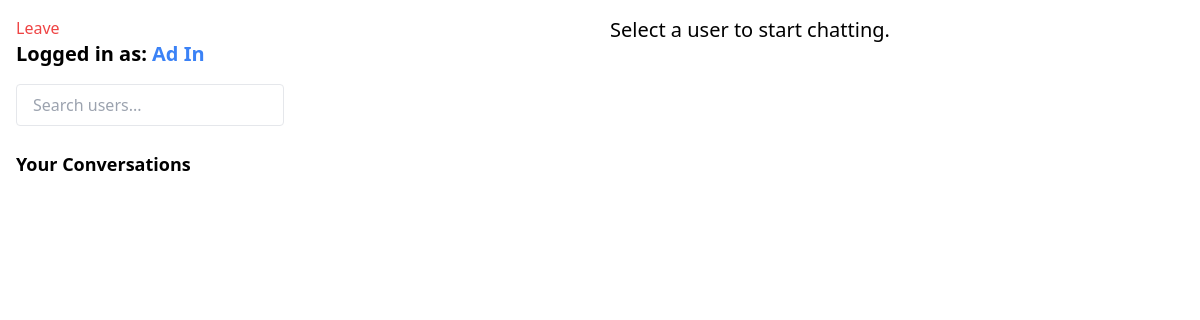
Before: /chat_app/index.php (signed in) with the older database file.
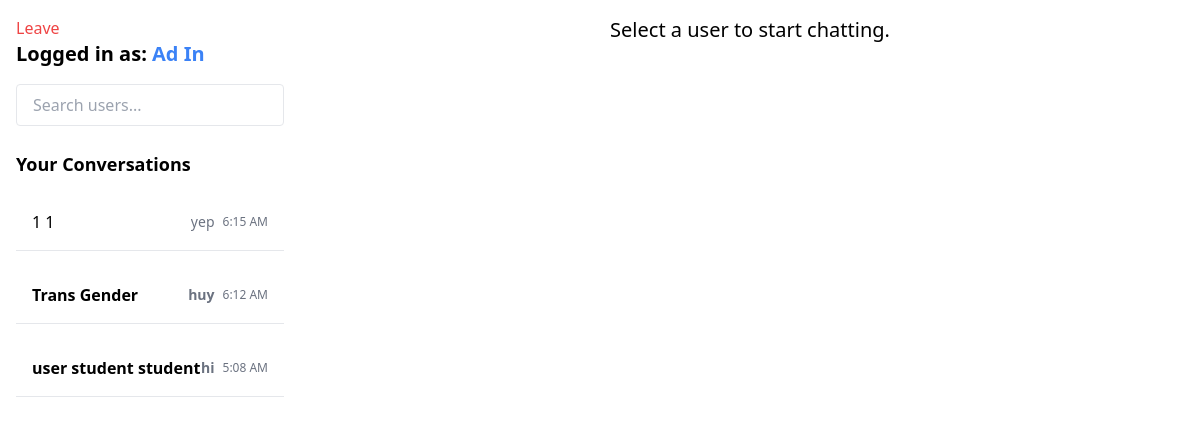
After: the same page with the newer database file.
### tables this page shows
CREATE TABLE `users_info` (
  `IDno` varchar(11) NOT NULL,
  `Fname` varchar(50) DEFAULT NULL,
  `Sname` varchar(50) DEFAULT NULL,
  `Mname` varchar(50) DEFAULT NULL,
  `Ename` varchar(50) DEFAULT NULL,
  `gender` varchar(10) DEFAULT NULL,
  `photo` varchar(255) DEFAULT NULL,
  `email` varchar(100) DEFAULT NULL,
  `contact` varchar(20) DEFAULT NULL,
  `municipality` varchar(100) DEFAULT NULL,
  `barangay` varchar(100) DEFAULT NULL,
  `province` varchar(100) DEFAULT NULL,
  `DOB` date DEFAULT NULL,
  `college` varchar(100) DEFAULT NULL,
  `course` varchar(100) DEFAULT NULL,
  `yrLVL` varchar(50) DEFAULT NULL,
  `A_LVL` varchar(11) DEFAULT NULL,
  `personnel_type` enum('Teaching Personnel','Non-Teaching Personnel') DEFAULT NULL,
  `status_details` enum('active','inactive','restricted') DEFAULT NULL,
  `username` varchar(50) DEFAULT NULL,
  `password` varchar(255) DEFAULT NULL,
  `U_Type` enum('admin','student','staff','librarian','faculty') DEFAULT NULL,
  `status_log` enum('pending','approved','rejected') DEFAULT NULL
);

### chat_app/index.php (the view, shortened to what the changed rows need)
<?php
include('../dashboard/config.php');
if (isset($_SESSION['admin'])) {
    $userID = $_SESSION['admin']['IDno'];
} elseif (isset($_SESSION['student'])) {
    $userType = 'student';
    $userID = $_SESSION['student']['IDno'];
} elseif (isset($_SESSION['librarian'])) {
    $userType = 'librarian';
    $userID = $_SESSION['librarian']['IDno'];
} else
if (!$userID) {
    header("Location: ../../Registration/log_in.php");
    exit();
}
$conversationStmt = $conn->prepare("
    SELECT DISTINCT u.IDno, u.Fname, u.Sname, m.message, m.timestamp, m.is_read
    FROM users_info u
    JOIN messages m ON (m.from_user_id = u.IDno OR m.to_user_id = u.IDno)
    WHERE (m.from_user_id = ? OR m.to_user_id = ?)
    AND u.IDno != ?
    ORDER BY m.timestamp DESC
");
$conversationStmt->bind_param('sss', $userID, $userID, $userID);
$conversationStmt->execute();
$conversationResult = $conversationStmt->get_result();
$conversationPartners = [];
while ($row = $conversationResult->fetch_assoc()) {
    if (!isset($conversationPartners[$row['IDno']])) {
        $conversationPartners[$row['IDno']] = $row;
    }
}
$query = "SELECT Fname, Sname FROM users_info WHERE IDno = ?";
$stmt = $conn->prepare($query);
$stmt->bind_param('s', $userID);
$stmt->execute();
$result = $stmt->get_result();
$userDetails = $result->fetch_assoc();
?>
<!DOCTYPE html>
<html lang="en">
<head>
    <link href="https://cdn.jsdelivr.net/npm/tailwindcss@2.2.19/dist/tailwind.min.css" rel="stylesheet">
</head>
<body class="bg-gray-100 h-screen flex">
<div class="flex-1 flex overflow-hidden">
<div class="w-1/4 bg-white p-4 shadow-md h-full overflow-y-auto">
    <h2 class="text-xl font-semibold">
        Logged in as:
        <span class="text-blue-500"><?php echo htmlspecialchars($userDetails['Fname']) . ' ' . htmlspecialchars($userDetails['Sname']); ?></span>
    </h2>
<div class="mt-6">
    <ul class="space-y-4 mt-4">
        <?php foreach ($conversationPartners as $partner): ?>
            <li class="py-2 border-b">
                <a href="index.php?IDno=<?php echo $partner['IDno']; ?>" class="flex items-center justify-between py-2 px-4 rounded hover:bg-gray-100">
                    <span class="<?php echo $partner['is_read'] ? '' : 'font-bold'; ?>">
                        <?php echo htmlspecialchars($partner['Fname']) . ' ' . htmlspecialchars($partner['Sname']); ?>
                    </span>
                    <div class="text-sm flex items-center space-x-2 text-gray-500">
                        <span class="<?php echo $partner['is_read'] ? '' : 'font-bold'; ?> truncate max-w-xs">
                            <?php echo htmlspecialchars($partner['message']); ?>
                        </span>
                        <span class="text-xs"><?php echo date('g:i A', strtotime($partner['timestamp'])); ?></span>
                    </div>
                </a>
            </li>
        <?php endforeach; ?>
    </ul>
</div>
</div>
</div>
</body>
</html>

Changed rows visible on the page:
now on this page (row edited): users_info: Fname "1", Sname "1", message "yep", timestamp "6:15 AM"
now on this page (row unchanged): users_info: Fname "Trans", Sname "Gender", message "huy", timestamp "6:12 AM"
now on this page (row unchanged): users_info: Fname "user student", Sname "student", message "hi", timestamp "5:08 AM"
